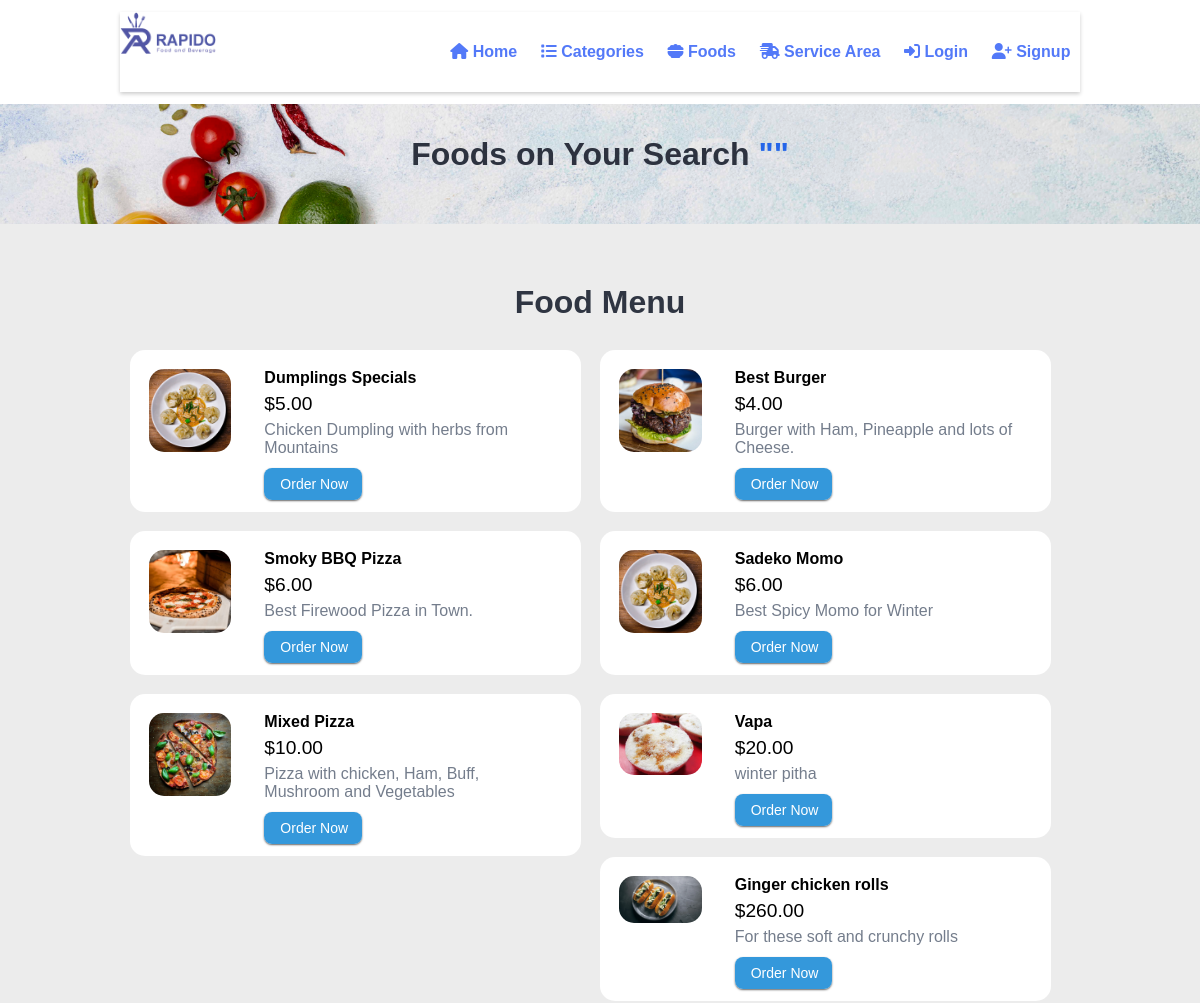
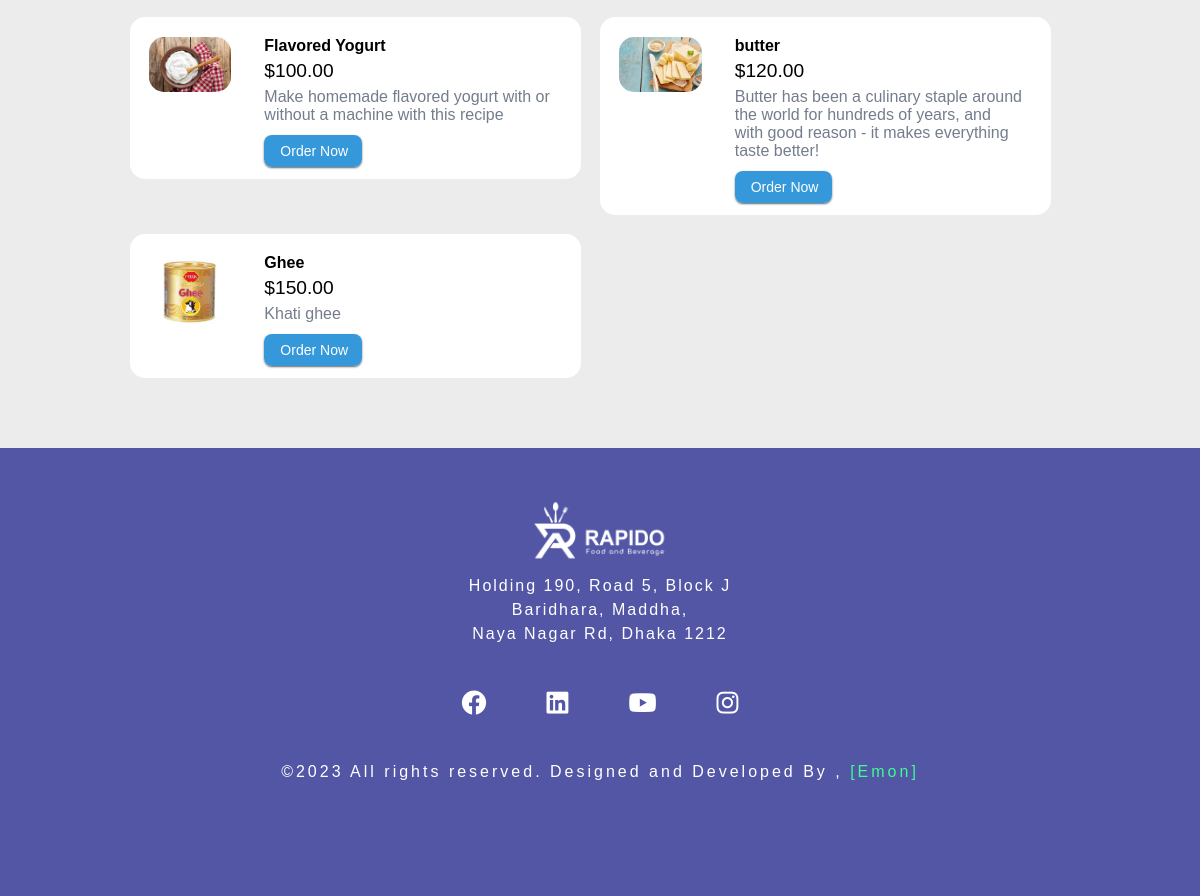
The page /food-search.php on the database its author committed (2 pictures, top to bottom).
### tables this page shows
CREATE TABLE `tbl_food` (
  `id` int(10) unsigned NOT NULL AUTO_INCREMENT,
  `title` varchar(100) NOT NULL,
  `description` text NOT NULL,
  `price` decimal(10,2) NOT NULL,
  `image_name` varchar(255) NOT NULL,
  `category_id` int(10) unsigned NOT NULL,
  `featured` varchar(10) NOT NULL,
  `active` varchar(10) NOT NULL,
  PRIMARY KEY (`id`)
);

### food-search.php (the view, shortened to what this page needs)
<?php include('partials-front/menu.php'); ?>
<section class="food-search text-center">
    <div class="container">
        <?php
        $search = mysqli_real_escape_string($conn, $_POST['search']);
        ?>
        <h2>Foods on Your Search <a href="#" class="text-white">"<?php echo $search; ?>"</a></h2>
    </div>
</section>
<section class="food-menu">
    <div class="container">
        <h2 class="text-center">Food Menu</h2>
        <?php
           $sql = "SELECT * FROM tbl_food WHERE title LIKE '%$search%' OR description LIKE '%$search%'";
        $res = mysqli_query($conn, $sql);
        $count = mysqli_num_rows($res);
        if ($count > 0) {
            while ($row = mysqli_fetch_assoc($res)) {
                $id = $row['id'];
                $title = $row['title'];
                $price = $row['price'];
                $description = $row['description'];
                $image_name = $row['image_name'];
        ?>
                <div class="food-menu-box">
                    <div class="food-menu-img">
                        <?php
                        if ($image_name == "") {
                            echo "<div class='error'>Image not Available.</div>";
                        } else {
                        ?>
                            <img src="<?php echo SITEURL; ?>images/food/<?php echo $image_name; ?>" alt="Chicke Hawain Pizza" class="img-responsive img-curve">
                        <?php
                        }
                        ?>
                    </div>
                    <div class="food-menu-desc">
                        <h4><?php echo $title; ?></h4>
                        <p class="food-price">$<?php echo $price; ?></p>
                        <p class="food-detail">
                            <?php echo $description; ?>
                        </p>
                        <br>
                        <a href="<?php echo SITEURL; ?>order.php?food_id=<?php echo $id; ?>" class="btn btn-primary">Order Now</a>
                    </div>
                </div>
        <?php
            }
        } else {
            echo "<div class='error'>Food not found.</div>";
        }
        ?>
    </div>
</section>
<?php include('partials-front/footer.php'); ?>

### css/style.css (style rules this page uses)
body { margin: 0; padding: 0; }
* { margin: 0 0; padding: 0 0; font-family: Arial, Helvetica, sans-serif; }
.container { width: 80%; margin: 0 auto; padding: 1%; }
.img-responsive { width: 100%; }
.img-curve { border-radius: 15px; }
.text-center { text-align: center; }
.text-white { color: #256af5; }
a { color: #5379f8; text-decoration: none; }
.btn { padding: 1%; border: none; font-size: 1rem; border-radius: 5px; }
.btn-primary { background: #3498db; background-image: -webkit-linear-gradient(top, #3498db, #2980b9); background-image: -moz-linear-gradient(top, #3498db, #2980b9); background-image: -ms-linear-gradient(top, #3498db, #2980b9); background-image: -o-linear-gradient(top, #3498db, #2980b9); background-image: linear-gradient(to bottom, #3498db, #2980b9); -webkit-border-radius: 8; -moz-border-radius: 8; border-radius: 8px; -webkit-box-shadow: 0px 1px 2px #666666; -moz-box-shadow: 0px 1px 2px #666666; box-shadow: 0px 1px 2px #666666; font-family: Arial; color: #ffffff; font-size: 14px; background: #3498db; padding: 8px 14px 8px 16px; text-decoration: none; cursor: pointer; }
h2 { color: #2f3542; font-size: 2rem; margin-bottom: 2%; }
.food-search { background-image: url(../images/bg.jpg); background-size: cover; background-repeat: no-repeat; background-position: center; padding: 20px 0; filter: brightness(95%); }
.food-menu { background-color: #ececec; padding: 4% 0; }
.food-menu-box { width: 43%; margin: 1%; padding: 2%; float: left; background-color: white; border-radius: 15px; }
.food-menu-img { width: 20%; float: left; }
.food-menu-desc { width: 70%; float: left; margin-left: 8%; }
.food-price { font-size: 1.2rem; margin: 2% 0; }
.food-detail { font-size: 1rem; color: #747d8c; }

### partials-front/menu.php (style rules this page uses)
body { font-family: Arial, sans-serif; margin: 0; padding: 0; }

### rows shown on the page
tbl_food: image_name (picture), title "Dumplings Specials", price "5.00", description "Chicken Dumpling with herbs from Mountains"
tbl_food: image_name (picture), title "Best Burger", price "4.00", description "Burger with Ham, Pineapple and lots of Cheese."
tbl_food: image_name (picture), title "Smoky BBQ Pizza", price "6.00", description "Best Firewood Pizza in Town."
tbl_food: image_name (picture), title "Sadeko Momo", price "6.00", description "Best Spicy Momo for Winter"
tbl_food: image_name (picture), title "Mixed Pizza", price "10.00", description "Pizza with chicken, Ham, Buff, Mushroom and Vegetables"
tbl_food: image_name (picture), title "Vapa", price "20.00", description "winter pitha"
tbl_food: image_name (picture), title "Ginger chicken rolls", price "260.00", description "For these soft and crunchy rolls"
tbl_food: image_name (picture), title "Flavored Yogurt", price "100.00", description "Make homemade flavored yogurt with or without a machine with this recipe"
tbl_food: image_name (picture), title "butter", price "120.00", description "Butter has been a culinary staple around the world for hundreds of years, and with good reason - it makes everything taste better!"
tbl_food: image_name (picture), title "Ghee", price "150.00", description "Khati ghee"
